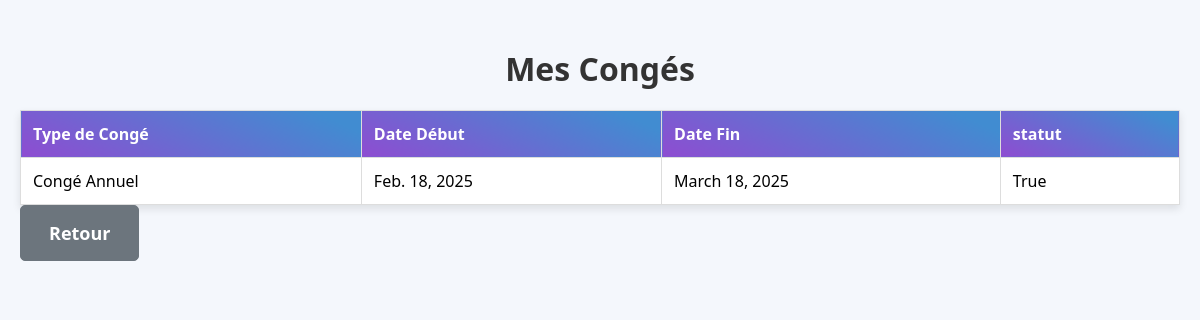
The app's page /gestion/consulter-conges/ (signed in) with its own data.
### gestion/models.py (models this page shows, shortened)
class Conges(models.Model):
    TYPE_CONGE_CHOICES = [
        ('annuel', 'Congé Annuel'),
        ('maladie', 'Congé Maladie'),
        ('maternite', 'Congé Maternité/Paternité'),
        ('sans_solde', 'Congé Sans Solde'),
    ]
    employe = models.ForeignKey(Employe, on_delete=models.CASCADE)
    type_conge = models.CharField(max_length=20, choices=TYPE_CONGE_CHOICES)
    date_debut = models.DateField()
    date_fin = models.DateField()
    statut = models.BooleanField(default=False)

### gestion/views.py (the view)
# urls.py: path('consulter-conges/', views.consulter_conges, name='consulter_conges'),
def consulter_conges(request):
    conges = Conges.objects.filter(employe=request.user.employe).order_by('-date_debut')
    return render(request, "gestion_conges/consulter_conges.html", {"conges": conges})

### gestion/templates/gestion_conges/consulter_conges.html (shortened to what this page needs)
<!DOCTYPE html>
<html lang="fr">
<head>
</head>
<body>
    <h2>Mes Congés</h2>
    <table>
        <thead>
            <tr>
                <th>Type de Congé</th>
                <th>Date Début</th>
                <th>Date Fin</th>
                <th>statut </th>
            </tr>
        </thead>
        <tbody>
            {% for conge in conges %}
            <tr>
                <td>{{ conge.get_type_conge_display }}</td>
                <td>{{ conge.date_debut }}</td>
                <td>{{ conge.date_fin }}</td>
                <td>{{ conge.statut  }}</td>
            </tr>
            {% endfor %}
        </tbody>
    </table>
 <a href="/gestion/employe/dashboard/" class="btn btn-secondary">Retour</a>
</body>
</html>

### gestion/templates/gestion_conges/consulter_conges.html (style rules this page uses)
body { font-family: 'Segoe UI', Tahoma, Verdana, sans-serif; background-color: #f4f7fc; margin: 0; padding: 20px; }
h2 { color: #333; font-size: 2rem; margin-bottom: 20px; text-align: center; }
table { width: 100%; border-collapse: collapse; margin-top: 20px; background-color: #fff; box-shadow: 0 4px 8px rgba(0, 0, 0, 0.1); }
th { background: linear-gradient(205.17deg, #418cd1 10.93%, #9c41d1 116.08%); color: white; padding: 12px; text-align: left; font-weight: bold; }
td { padding: 12px; text-align: left; border-bottom: 1px solid #ddd; }
table, th, td { border: 1px solid #ddd; }
.btn { display: inline-block; padding: 15px 28px; font-size: 18px; font-weight: 680; text-align: center; text-decoration: none; border-radius: 5px; transition: background-color 0.3s, transform 0.3s; }
.btn-secondary { background-color: #6c757d; color: white; border: 1px solid #6c757d; }

### records on screen
Conges: type_conge "Congé Annuel", date_debut "Feb. 18, 2025", date_fin "March 18, 2025", statut "True"
